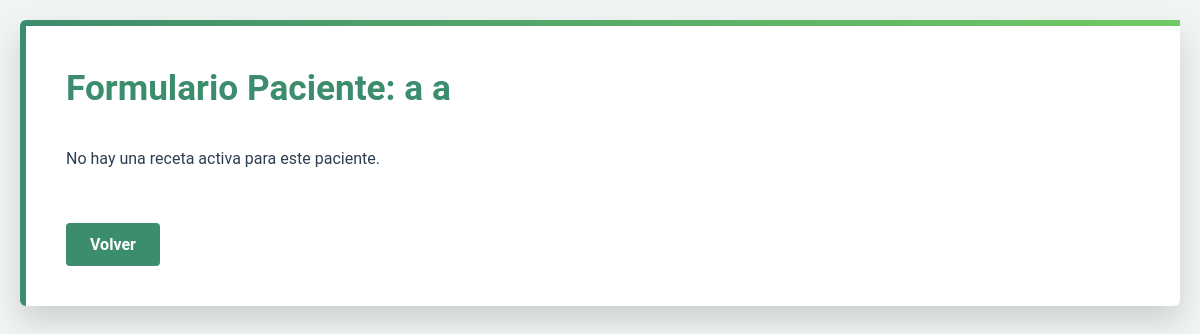
The page /enfermeria/formulario-paciente/5/ (signed in) on the database as committed earlier.
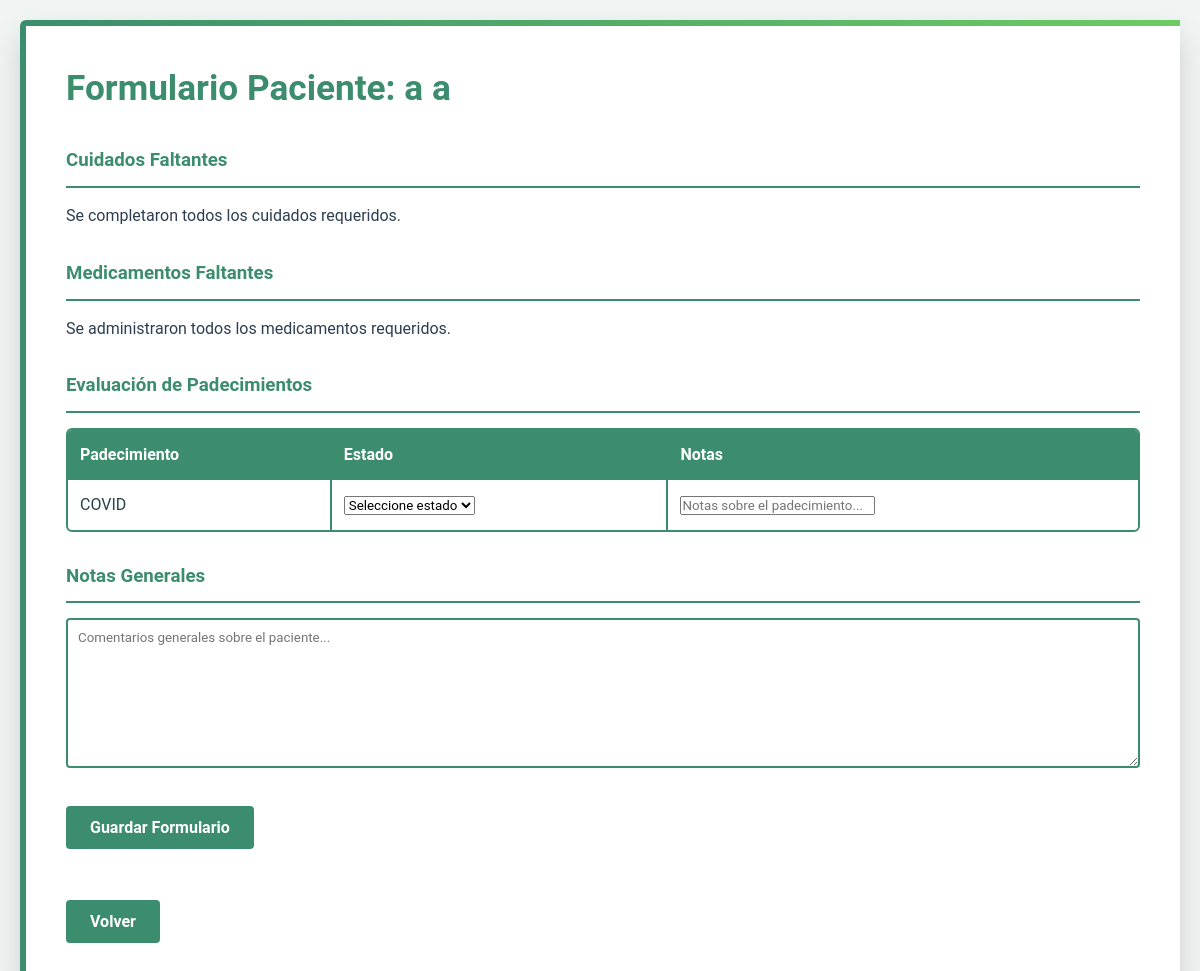
The same page on the database as committed later.
### usuarioDoctor/models.py (models this page shows, shortened)
class RecetaPadecimiento(models.Model):
    receta = models.ForeignKey(Receta, on_delete=models.CASCADE, related_name='padecimientos')
    padecimiento = models.ForeignKey(Padecimiento, on_delete=models.PROTECT)
    nivel_gravedad = models.IntegerField(choices=Diagnostico.NIVELES_GRAVEDAD)

class Padecimiento(models.Model):
    nombre = models.CharField(max_length=200)
    descripcion = models.TextField(null=True, blank=True)
    areas = models.ManyToManyField(
        'login.AreaEspecialidad',
        blank=True,
        related_name='padecimientos_relacionados',
        help_text="Áreas hospitalarias donde se maneja este padecimiento"
    )
    fortalezas = models.ManyToManyField(
        'login.Fortaleza',
        blank=True,
        related_name='padecimientos_asociados',
        help_text="Fortalezas de enfermería necesarias para atender este padecimiento"
    )
    activo = models.BooleanField(default=True)
    class Meta:
        ordering = ['nombre']
        verbose_name = 'Padecimiento'
        verbose_name_plural = 'Padecimientos'

### usuarioEnfermeria/views.py (the view, shortened to what this page needs)
@login_required
def formulario_paciente(request, paciente_id):
    if request.user.tipoUsuario not in ['EN', 'JP']:
        messages.error(request, 'No tienes permiso para acceder a esta sección')
        return redirect('login')
    paciente = get_object_or_404(Paciente, id=paciente_id)
    receta_actual = Receta.objects.filter(
        paciente=paciente,
        activa=True
    ).select_related('diagnostico').first()
    ultimo_registro = SeguimientoCuidados.objects.filter(
        paciente=paciente
    ).order_by('-fecha_registro').first()
    cuidados_no_realizados = []
    medicamentos_no_administrados = []
    context = {
        'paciente': paciente,
        'receta': receta_actual,
        'padecimientos': RecetaPadecimiento.objects.filter(receta=receta_actual).select_related('padecimiento') if receta_actual else None,
        'cuidados_no_realizados': cuidados_no_realizados,
        'medicamentos_no_administrados': medicamentos_no_administrados,
        'estados_padecimiento': FormularioSeguimiento.ESTADO_PADECIMIENTO,
        'registros_recientes': FormularioSeguimiento.objects.filter(
            paciente=paciente
        ).select_related(
            'enfermero'
        ).prefetch_related(
            'evaluacionpadecimiento_set__padecimiento__padecimiento',
            'cuidadofaltante_set__cuidado__cuidado',
            'medicamentofaltante_set__medicamento__medicamento'
        ).order_by('-fecha_registro')[:5]
    }
    return render(request, 'usuarioEnfermeria/formulario_paciente.html', context)

### usuarioEnfermeria/templates/usuarioEnfermeria/formulario_paciente.html (shortened to what this page needs)
<!DOCTYPE html>
<html lang="es">
<head>
</head>
<body>
    <div class="container">
        <div class="header">
            <h1>Formulario Paciente: {{ paciente.nombres }} {{ paciente.apellidos }}</h1>
        </div>
        {% if receta %}
        <form method="POST" action="{% url 'enfermeria:formulario_paciente' paciente.id %}">
            <div class="form-section">
                <h3>Cuidados Faltantes</h3>
                {% if cuidados_no_realizados %}
                    {% for cuidado in cuidados_no_realizados %}
                    <div class="form-group">
                        <input type="hidden"
                               name="cuidado_faltante_{{ cuidado.id }}"
                               value="on">
                        <label>{{ cuidado.cuidado.nombre }}</label>
                        <input type="text"
                               name="motivo_cuidado_{{ cuidado.id }}"
                               placeholder="Motivo por el que no se realizó..."
                               required>
                    </div>
                    {% endfor %}
                {% else %}
                    <p>Se completaron todos los cuidados requeridos.</p>
                {% endif %}
            </div>
            <div class="form-section">
                <h3>Medicamentos Faltantes</h3>
                {% if medicamentos_no_administrados %}
                    {% for medicamento in medicamentos_no_administrados %}
                    <div class="form-group">
                        <input type="hidden"
                               name="medicamento_faltante_{{ medicamento.id }}"
                               value="on">
                        <label>
                            {{ medicamento.medicamento.nombre }} -
                            {{ medicamento.cantidad_por_toma }}
                            {{ medicamento.get_unidad_medida_display }}
                        </label>
                        <input type="text"
                               name="motivo_medicamento_{{ medicamento.id }}"
                               placeholder="Motivo por el que no se administró..."
                               required>
                    </div>
                    {% endfor %}
                {% else %}
                    <p>Se administraron todos los medicamentos requeridos.</p>
                {% endif %}
            </div>
            <div class="form-section">
                <h3>Evaluación de Padecimientos</h3>
                <table class="patients-table">
                    <tr>
                        <th>Padecimiento</th>
                        <th>Estado</th>
                        <th>Notas</th>
                    </tr>
                    {% for padecimiento in padecimientos %}
                    <tr>
                        <td>{{ padecimiento.padecimiento.nombre }}</td>
                        <td>
                            <select name="estado_padecimiento_{{ padecimiento.id }}" required>
                                <option value="">Seleccione estado</option>
                            </select>
                        </td>
                        <td>
                            <input type="text"
                                   name="notas_padecimiento_{{ padecimiento.id }}"
                                   placeholder="Notas sobre el padecimiento...">
                        </td>
                    </tr>
                    {% endfor %}
                </table>
            </div>
            <div class="form-section">
                <h3>Notas Generales</h3>
                <textarea name="notas_generales" rows="4" placeholder="Comentarios generales sobre el paciente..."></textarea>
            </div>
            <button type="submit" class="btn">Guardar Formulario</button>
        </form>
        {% else %}
        <p>No hay una receta activa para este paciente.</p>
        {% endif %}
        <br><br>
        <a href="{% url 'enfermeria:pacientes_enfermeria' %}">
            <button type="button" class="btn">Volver</button>
        </a>
    </div>
</body>
</html>

Rows that differ between the two databases and show on the page:
added RecetaPadecimiento: padecimiento.nombre "COVID"
Other text that changed with them:
text no longer shown: "No hay una receta activa para este paciente."
text now shown: "Cuidados Faltantes Se completaron todos los cuidados requeridos. Medicamentos Faltantes Se administraron todos los medicamentos requeridos. Evaluación de Padecimientos Padecimiento Estado Notas Notas Generales Guardar Formulario"
